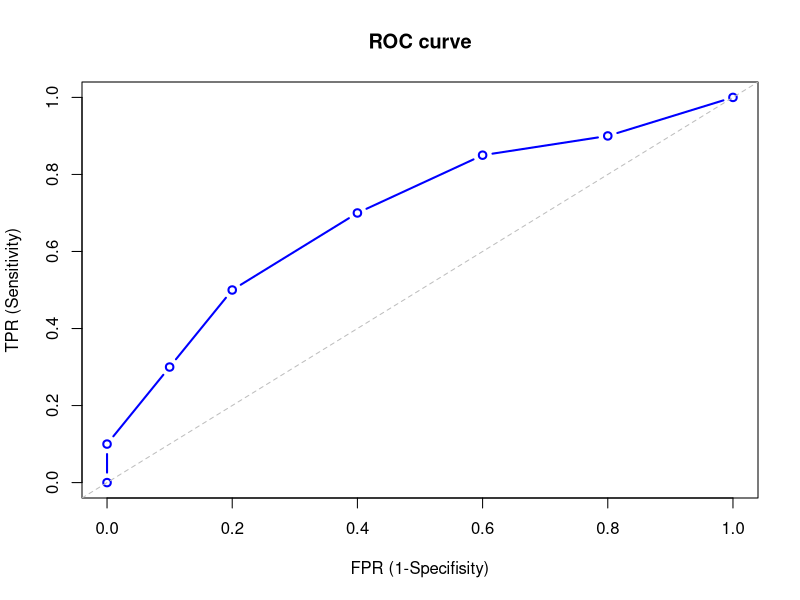

Generate this figure with R:
#b)
#Installing and loading caret library
install.packages("caret")
library(caret)

#Defining the vectors a and b
a <- c(0,1,1,0,1,0,0,1,0,1)
b <- c(0,0,1,0,1,0,1,1,0,1)

#Converting the vectors into factors
a_factor <- factor(a, levels = c("0","1"))
b_factor <- factor(b, levels = c("0","1"))

#Creating the confusion matrix
confusion_Matrix <- confusionMatrix(data = b_factor, reference = a_factor, positive = "0")

#Printing the results
print(confusion_Matrix)

#c)
#Defining the vector TPR and FPR
tpr <- c(0.0, 0.1, 0.3, 0.5, 0.7, 0.85, 0.9, 1.0)
fpr <- c(0.0, 0.0, 0.1, 0.2, 0.4, 0.6, 0.8, 1.0)

#Ploting the ROC curve
plot(fpr, tpr, type = "b", col = "blue", lwd = 2,
     main = "ROC curve",
     xlab = "FPR (1-Specifisity)",
     ylab = "TPR (Sensitivity)")
abline(a = 0, b = 1, lty = 2, col = "gray")

#Calculating the AUC using the sum of the trapezoids
n <- length(tpr)
h <- fpr[2:n] - fpr[1:(n-1)]
b1 <- tpr[1:(n-1)]
b2 <- tpr[2:n]
auc_value <- sum( h * (b1 + b2) / 2 )
cat("\nAUC:", as.numeric(auc_value), "\n")
